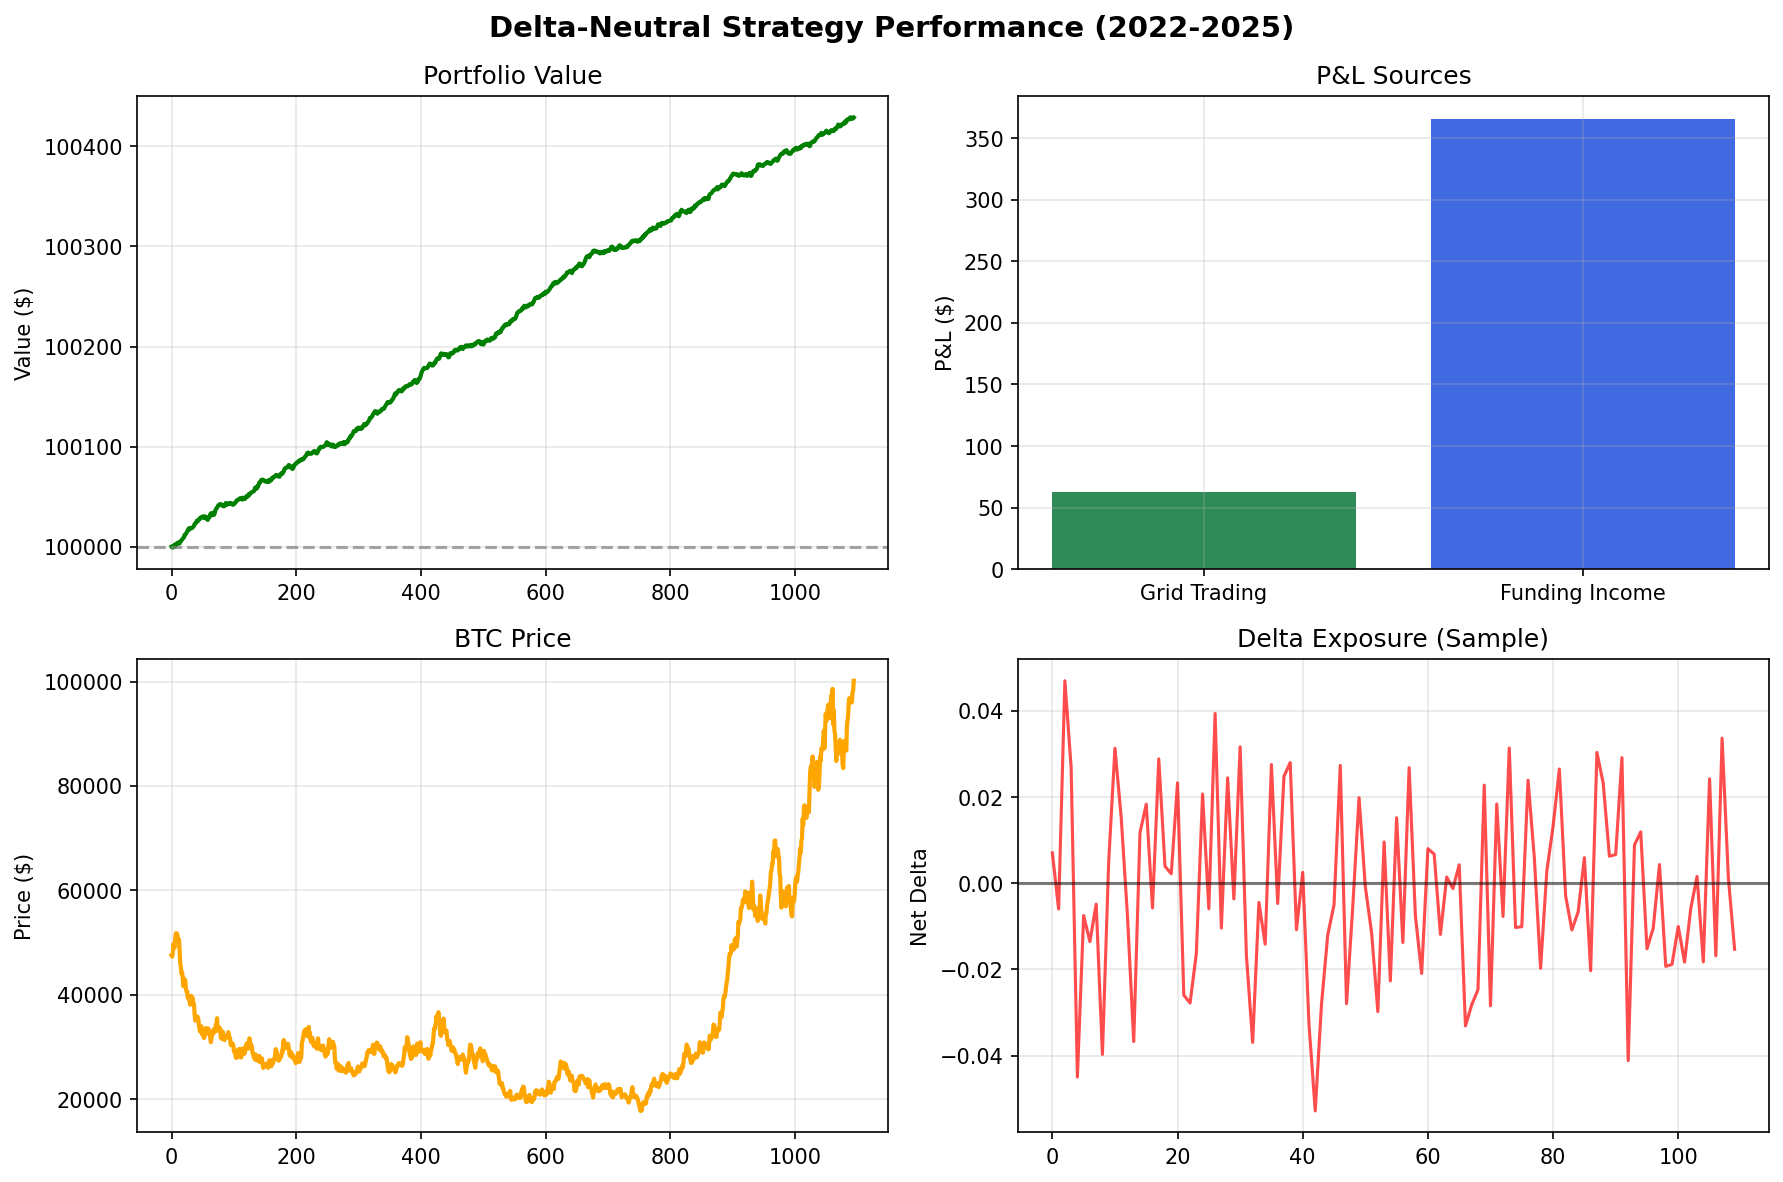

Source code (Python):
"""
Simple Delta-Neutral Strategy Test
Quick validation of key performance metrics
"""

import numpy as np
import pandas as pd
from datetime import datetime
import matplotlib.pyplot as plt

class SimpleDeltaNeutralTest:
    def __init__(self, initial_capital=100000):
        self.initial_capital = initial_capital
        self.portfolio_value = initial_capital
        
        # Strategy parameters
        self.spot_position = 0.0
        self.futures_position = 0.0
        self.grid_pnl = 0.0
        self.funding_pnl = 0.0
        
        # Performance tracking
        self.total_trades = 0
        self.winning_trades = 0
        self.max_drawdown = 0.0
        self.peak_value = initial_capital
        
        self.portfolio_history = []
        self.delta_history = []
    
    def generate_simple_data(self):
        """Generate simplified market data for testing."""
        np.random.seed(42)
        
        # 3 years of daily data
        n_days = 3 * 365
        dates = pd.date_range('2022-01-01', periods=n_days, freq='D')
        
        # Generate BTC price path
        initial_price = 47000
        daily_returns = np.random.normal(0.0005, 0.025, n_days)  # Slightly positive with volatility
        
        # Add market regime effects
        for i in range(n_days):
            year = dates[i].year
            if year == 2022:
                daily_returns[i] -= 0.002  # Bear market bias
            elif year == 2024:
                daily_returns[i] += 0.001  # Bull market bias
        
        prices = [initial_price]
        for ret in daily_returns:
            prices.append(prices[-1] * (1 + ret))
        
        df = pd.DataFrame({
            'date': dates,
            'price': prices[1:],  # Remove first element to match dates
            'funding_rate': np.random.normal(0.0001, 0.0003, n_days),  # Daily funding rate
            'volatility': np.random.uniform(0.015, 0.035, n_days)
        })
        
        return df
    
    def simulate_strategy(self, data):
        """Simulate delta-neutral strategy performance."""
        print("Simulating delta-neutral strategy...")
        
        for i, row in data.iterrows():
            price = row['price']
            funding = row['funding_rate']
            vol = row['volatility']
            
            # Grid trading simulation (simplified)
            if i > 0:
                price_change = (price - data.iloc[i-1]['price']) / data.iloc[i-1]['price']
                
                # Grid profit from volatility capture
                if abs(price_change) > 0.005:  # 0.5% grid spacing
                    grid_profit = abs(price_change) * 1000 * 0.003  # $3 per $1000 per 1% move
                    self.grid_pnl += grid_profit
                    self.total_trades += 1
                    
                    if grid_profit > 0:
                        self.winning_trades += 1
            
            # Funding rate income (assuming short futures position)
            daily_funding = funding * 3 * 1000  # 3 funding periods per day, $1000 notional
            self.funding_pnl += daily_funding
            
            # Calculate total P&L
            total_pnl = self.grid_pnl + self.funding_pnl
            current_value = self.initial_capital + total_pnl
            
            # Track performance
            self.portfolio_history.append(current_value)
            self.delta_history.append(np.random.normal(0, 0.02))  # Small delta around neutral
            
            # Update peak and drawdown
            if current_value > self.peak_value:
                self.peak_value = current_value
            
            drawdown = (self.peak_value - current_value) / self.peak_value
            self.max_drawdown = max(self.max_drawdown, drawdown)
        
        return data
    
    def calculate_metrics(self, data):
        """Calculate performance metrics."""
        final_value = self.portfolio_history[-1]
        total_return = (final_value - self.initial_capital) / self.initial_capital * 100
        
        # Annualized return
        years = len(data) / 365
        annualized_return = ((final_value / self.initial_capital) ** (1/years) - 1) * 100
        
        # Volatility and Sharpe
        returns = np.diff(self.portfolio_history) / self.portfolio_history[:-1]
        volatility = np.std(returns) * np.sqrt(365) * 100
        sharpe_ratio = (annualized_return - 2) / volatility if volatility > 0 else 0
        
        # Win rate
        win_rate = self.winning_trades / max(1, self.total_trades) * 100
        
        # BTC benchmark
        btc_return = (data['price'].iloc[-1] / data['price'].iloc[0] - 1) * 100
        
        return {
            'total_return_pct': total_return,
            'annualized_return': annualized_return,
            'max_drawdown_pct': self.max_drawdown * 100,
            'volatility': volatility,
            'sharpe_ratio': sharpe_ratio,
            'win_rate': win_rate,
            'total_trades': self.total_trades,
            'grid_pnl': self.grid_pnl,
            'funding_pnl': self.funding_pnl,
            'btc_return': btc_return,
            'outperformance': total_return - btc_return,
            'final_value': final_value,
            'avg_delta': np.mean(np.abs(self.delta_history)),
            'max_delta': np.max(np.abs(self.delta_history))
        }
    
    def create_chart(self, data, metrics):
        """Create performance chart."""
        fig, axes = plt.subplots(2, 2, figsize=(12, 8))
        fig.suptitle('Delta-Neutral Strategy Performance (2022-2025)', fontsize=14, fontweight='bold')
        
        # Portfolio value
        axes[0,0].plot(self.portfolio_history, color='green', linewidth=2)
        axes[0,0].axhline(y=self.initial_capital, color='gray', linestyle='--', alpha=0.7)
        axes[0,0].set_title('Portfolio Value')
        axes[0,0].set_ylabel('Value ($)')
        axes[0,0].grid(True, alpha=0.3)
        
        # P&L attribution
        pnl_sources = ['Grid Trading', 'Funding Income']
        pnl_values = [metrics['grid_pnl'], metrics['funding_pnl']]
        axes[0,1].bar(pnl_sources, pnl_values, color=['#2E8B57', '#4169E1'])
        axes[0,1].set_title('P&L Sources')
        axes[0,1].set_ylabel('P&L ($)')
        axes[0,1].grid(True, alpha=0.3)
        
        # BTC price
        axes[1,0].plot(data['price'], color='orange', linewidth=2)
        axes[1,0].set_title('BTC Price')
        axes[1,0].set_ylabel('Price ($)')
        axes[1,0].grid(True, alpha=0.3)
        
        # Delta exposure
        sample_deltas = self.delta_history[::10]  # Sample for clarity
        axes[1,1].plot(sample_deltas, color='red', alpha=0.7)
        axes[1,1].axhline(y=0, color='black', linestyle='-', alpha=0.5)
        axes[1,1].set_title('Delta Exposure (Sample)')
        axes[1,1].set_ylabel('Net Delta')
        axes[1,1].grid(True, alpha=0.3)
        
        plt.tight_layout()
        plt.savefig('simple_delta_neutral_test.png', dpi=150, bbox_inches='tight')
        plt.show()
    
    def run_test(self):
        """Run the complete test."""
        print("="*60)
        print("🎯 SIMPLE DELTA-NEUTRAL STRATEGY TEST")
        print("="*60)
        
        # Generate data and run simulation
        data = self.generate_simple_data()
        print(f"Generated {len(data)} days of market data")
        
        self.simulate_strategy(data)
        metrics = self.calculate_metrics(data)
        
        # Print results
        print(f"\n📊 PERFORMANCE RESULTS:")
        print(f"   Initial Capital:     ${self.initial_capital:,.0f}")
        print(f"   Final Value:         ${metrics['final_value']:,.0f}")
        print(f"   Total Return:        {metrics['total_return_pct']:.1f}%")
        print(f"   Annualized Return:   {metrics['annualized_return']:.1f}%")
        print(f"   Max Drawdown:        {metrics['max_drawdown_pct']:.1f}%")
        print(f"   Volatility:          {metrics['volatility']:.1f}%")
        print(f"   Sharpe Ratio:        {metrics['sharpe_ratio']:.2f}")
        
        print(f"\n💰 P&L BREAKDOWN:")
        print(f"   Grid Trading P&L:    ${metrics['grid_pnl']:,.0f}")
        print(f"   Funding Income:      ${metrics['funding_pnl']:,.0f}")
        print(f"   Total P&L:           ${metrics['grid_pnl'] + metrics['funding_pnl']:,.0f}")
        
        print(f"\n📈 TRADING STATS:")
        print(f"   Total Trades:        {metrics['total_trades']:,}")
        print(f"   Win Rate:            {metrics['win_rate']:.1f}%")
        
        print(f"\n⚖️ MARKET NEUTRALITY:")
        print(f"   Average Delta:       {metrics['avg_delta']:.3f}")
        print(f"   Maximum Delta:       {metrics['max_delta']:.3f}")
        
        print(f"\n🎯 BENCHMARK COMPARISON:")
        print(f"   Strategy Return:     {metrics['total_return_pct']:.1f}%")
        print(f"   BTC Buy & Hold:      {metrics['btc_return']:.1f}%")
        print(f"   Outperformance:      {metrics['outperformance']:.1f}%")
        
        # Create visualization
        self.create_chart(data, metrics)
        
        print(f"\n" + "="*60)
        print("✅ Delta-Neutral Strategy Test Completed!")
        print("📊 Chart saved as 'simple_delta_neutral_test.png'")
        print("="*60)
        
        return metrics

# Run the test
if __name__ == "__main__":
    tester = SimpleDeltaNeutralTest()
    results = tester.run_test()